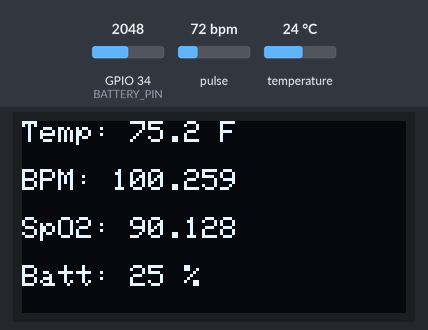
A sketch run on a simulated ESP32. Parts: 128×64 one-colour display. The test bench sets the inputs (shaded band); at power-on: pulse 72 bpm, temperature 24 °C, GPIO 34 (BATTERY_PIN) = 2048. WiFi joins after 1.5 s; servers stay silent unless stated; what the sketch prints to the serial monitor is not drawn.

Above: at 3.3 s.
3.4 s: pulse set to 42 bpm
At 5.1 s:
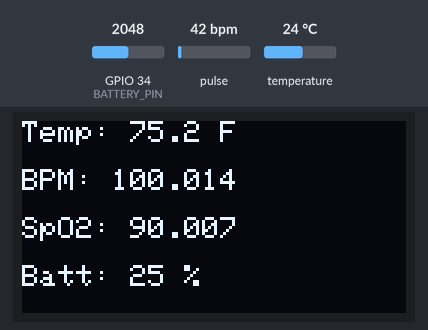
8.5 s: temperature set to 12 °C
At 9.9 s:
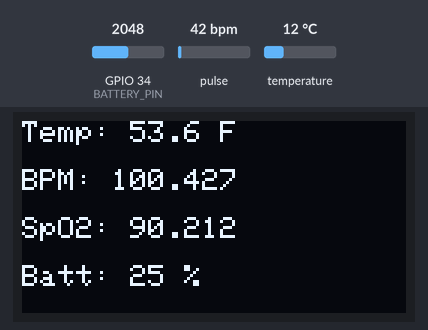
11.7 s: GPIO 34 (BATTERY_PIN) set to 2866
At 12.8 s:
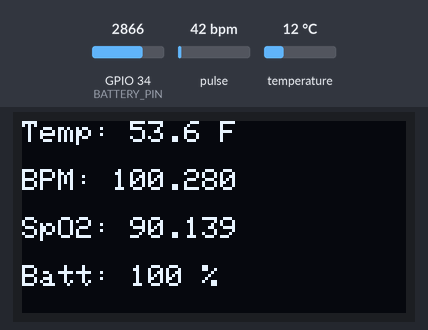
14.7 s: pulse set to 70 bpm
At 15.4 s:
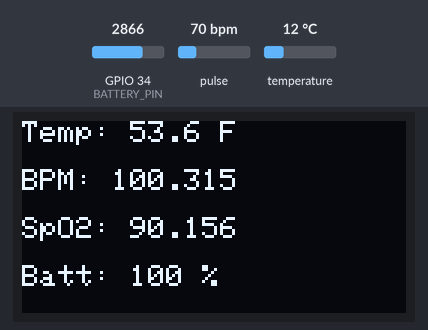
17.7 s: temperature set to 19 °C
At 18.9 s:
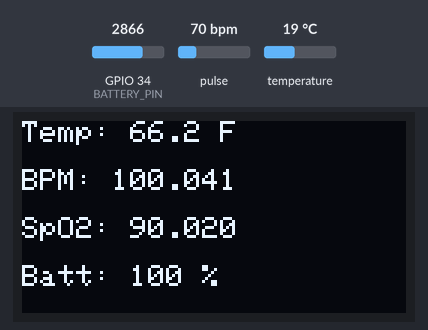
20.7 s: GPIO 34 (BATTERY_PIN) set to 2047
At 21.8 s:
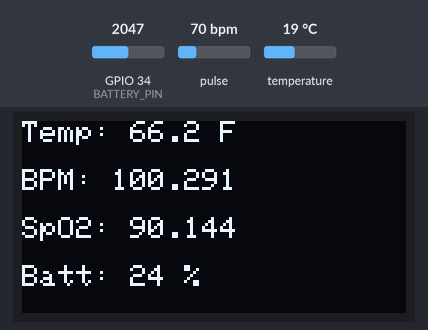
Timing chart, 0 to 23.7 s (numbered marks = the images above; inputs shaded):
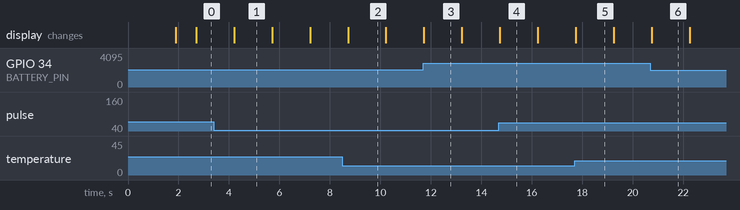

The sketch:

ESP32_MAX30102_DS18b20_Sensor_OLED_Display.ino
```cpp
#include <Wire.h>
#include <MAX30105.h>
#include <WiFi.h>
#include <BlynkSimpleEsp32.h>
#include <OneWire.h>
#include <DallasTemperature.h>
#include <Adafruit_GFX.h>
#include <Adafruit_SSD1306.h>

#define SCREEN_WIDTH 128
#define SCREEN_HEIGHT 64
#define OLED_ADDR 0x3C
Adafruit_SSD1306 display(SCREEN_WIDTH, SCREEN_HEIGHT, &Wire, -1);

#define ONE_WIRE_BUS 12
OneWire oneWire(ONE_WIRE_BUS);
DallasTemperature sensors(&oneWire);

char auth[] = "klxL5aJx1pzaCAetK03Tx3m7Mp2byS1d";
char ssid[] = "Prateek";
char pass[] = "justdoelectronics@#12345";

MAX30105 particleSensor;

#define BATTERY_PIN 34
const float R1 = 10000.0;
const float R2 = 10000.0;

// Convert Celsius to Fahrenheit
float celsiusToFahrenheit(float celsius) {
  return (celsius * 9.0 / 5.0) + 32.0;
}

// Function to read battery voltage via ADC and voltage divider
float getBatteryVoltage() {
  int adcValue = analogRead(BATTERY_PIN);
  float v = ((float)adcValue / 4095.0) * 3.3; // ADC to voltage
  float batteryVoltage = v * ((R1 + R2) / R2); // Scale by voltage divider ratio
  return batteryVoltage;
}

// Convert battery voltage to percentage 0-100%
// Assumes Li-ion battery: 3.0V = 0%, 4.2V = 100%
int getBatteryPercentage(float voltage) {
  float minVolt = 3.0;
  float maxVolt = 4.2;
  int percent = (int)(((voltage - minVolt) / (maxVolt - minVolt)) * 100.0);
  if (percent > 100) percent = 100;
  if (percent < 0) percent = 0;
  return percent;
}

// Draw all values on OLED screen
void drawOLED(float temperatureF, float irDisp, float redDisp, int batteryPercent) {
  display.clearDisplay();
  display.setTextColor(SSD1306_WHITE);

  display.setTextSize(1);
  display.setCursor(0, 0);
  display.print("Temp: ");
  display.print(temperatureF, 1);
  display.print(" F");

  display.setCursor(0, 16);
  display.print("BPM: ");
  display.print(irDisp, 3);

  display.setCursor(0, 32);
  display.print("SpO2: ");
  display.print(redDisp, 3);

  display.setCursor(0, 48);
  display.print("Batt: ");
  display.print(batteryPercent);
  display.print(" %");

  display.display();
}

void setup() {
  Serial.begin(115200);
  Wire.begin();

  if (!display.begin(SSD1306_SWITCHCAPVCC, OLED_ADDR)) {
    Serial.println("SSD1306 OLED not found. Check wiring/address.");
    while (1) { delay(10); }
  }
  display.clearDisplay();
  display.setTextSize(1);
  display.setTextColor(SSD1306_WHITE);
  display.setCursor(0, 0);
  display.println("Booting...");
  display.display();

  sensors.begin();
  Blynk.begin(auth, ssid, pass, "blynk.cloud", 80);

  pinMode(BATTERY_PIN, INPUT);

  Serial.println("Initializing MAX30102 sensor...");
  if (!particleSensor.begin(Wire, I2C_SPEED_STANDARD)) {
    Serial.println("MAX30102 not detected. Please check wiring/power.");
    while (1);
  }
  particleSensor.setup();

  display.clearDisplay();
  display.setCursor(0, 0);
  display.println("Ready");
  display.display();
}

void loop() {
  Blynk.run();

  particleSensor.check();

  sensors.requestTemperatures();
  float temperatureC = sensors.getTempCByIndex(0);
  float temperatureF = celsiusToFahrenheit(temperatureC);

  float irValue = particleSensor.getIR();
  float redValue = particleSensor.getRed();

  irValue = (int)(irValue * 1) / 1000.0;
  redValue = (int)(redValue * 1) / 1000.0;

  float batteryVoltage = getBatteryVoltage();
  int batteryPercent = getBatteryPercentage(batteryVoltage);

  drawOLED(temperatureF, irValue, redValue, batteryPercent);

  Blynk.virtualWrite(V0, temperatureF);
  Blynk.virtualWrite(V1, irValue);
  Blynk.virtualWrite(V2, redValue);
  Blynk.virtualWrite(V3, batteryPercent);

  Serial.print("IR: ");
  Serial.print(irValue);
  Serial.print("\tRED: ");
  Serial.print(redValue);
  Serial.print("\tTEMP: ");
  Serial.print(temperatureF, 1);
  Serial.print(" F\tBATTERY: ");
  Serial.print(batteryPercent);
  Serial.println(" %");

  delay(700);
}
```

Measured:
- what the display in image 1 shows lasts 1.5 s, from 4.2 s to 5.7 s
